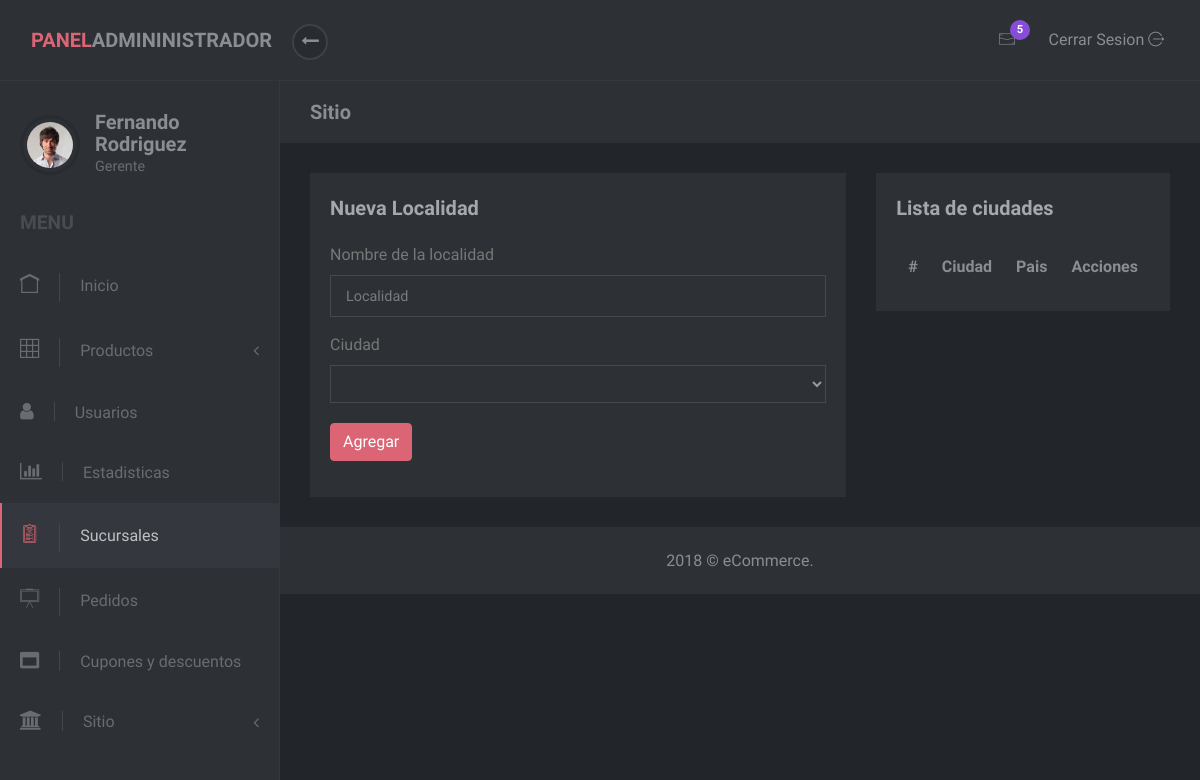
The page /admin/locations.php on the database as committed earlier.
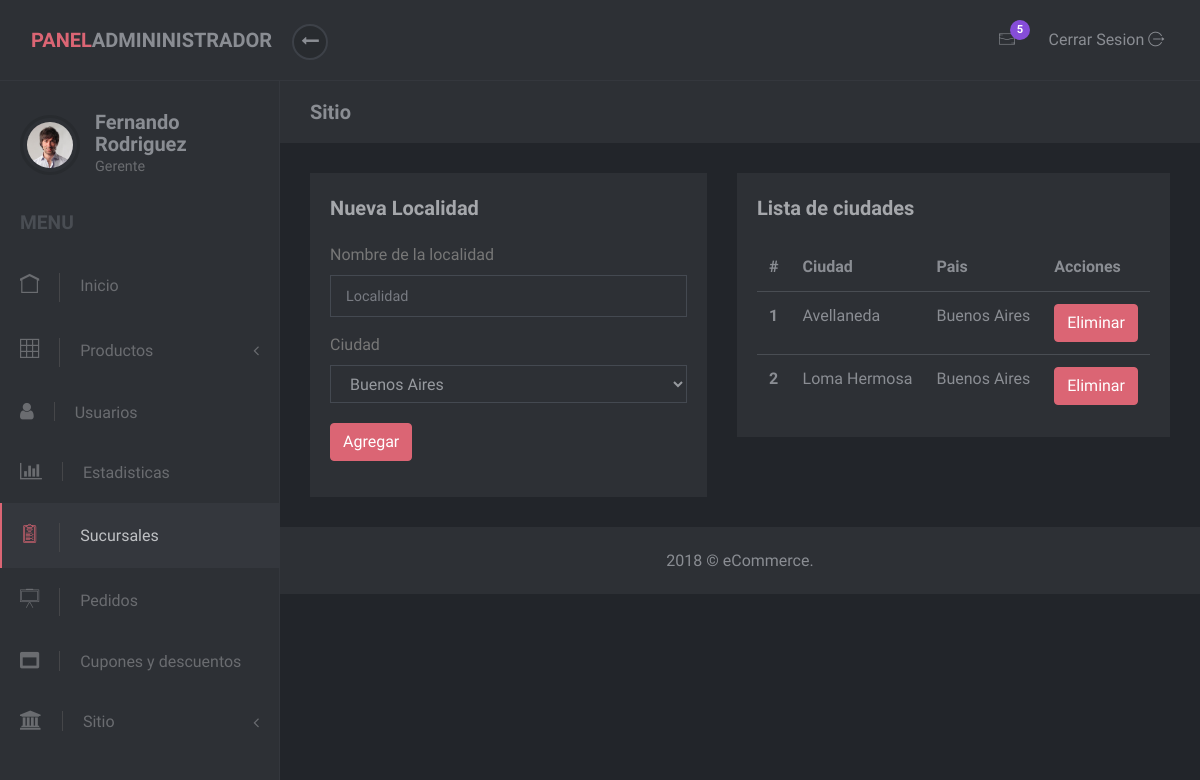
The same page on the database as committed later.
### tables this page shows
CREATE TABLE `location` (
  `idLocation` int(11) NOT NULL,
  `idCity` int(11) NOT NULL,
  `name` varchar(255) NOT NULL
);

CREATE TABLE `city` (
  `idCity` int(11) NOT NULL,
  `idCountry` int(11) NOT NULL,
  `name` varchar(255) NOT NULL
);

### php/city.php (called while the page is built, shortened)
<?php
class City
{
    function findCityById($id)
    {
        $db = Database::getInstance();
        $mysqli = $db->getConnection();
        $sqlProcedure = "SELECT * FROM city WHERE idCity='$id' LIMIT 1";
        if($result = $mysqli->query($sqlProcedure))
        {
            if(mysqli_num_rows($result) > 0)
            {
                $row = $result->fetch_array(MYSQLI_ASSOC);
                $this->name = $row["name"];
            }
        }else{
            new LogFiles(__FUNCTION__,"No puede devolver la ciudad");
            header(ERROR_404);
        }
    }
    function getListOfCities()
    {
        $db = Database::getInstance();
        $mysqli = $db->getConnection();
        $sqlProcedure = "SELECT * FROM city";
        if($result = $mysqli->query($sqlProcedure))
        {
                $listaCities = array();
                while ($row = $result->fetch_assoc())
                {
                    $listaCities[] = $row;
                }
                return $listaCities;
        }else{
            new LogFiles(__FUNCTION__,"No puede devolver todos las ciudades");
            header(ERROR_404);
        }
        return null;
    }
}
?>

### admin/requestsAdmin.php (called while the page is built, shortened)
<?php
include_once(dirname(__FILE__) . "/.." . "/php/city.php");
include_once(dirname(__FILE__) . "/.." . "/php/location.php");
function cityListar()
{
    $city = new City();
    return $city->getListOfCities();
}
function locationListar()
{
    $location = new Location();
    return $location->getListOfLocations();
}
?>

### php/location.php (called while the page is built, shortened)
<?php
class Location
{
    function getListOfLocations()
    {
        $db = Database::getInstance();
        $mysqli = $db->getConnection();
        $sqlProcedure = "SELECT * FROM location";
        if($result = $mysqli->query($sqlProcedure))
        {
                $listaLocations = array();
                while ($row = $result->fetch_assoc())
                {
                    $listaLocations[] = $row;
                }
                return $listaLocations;
        }else{
            new LogFiles(__FUNCTION__,"No puede devolver todos las localidades");
            header(ERROR_404);
        }
        return null;
    }
}
?>

### admin/locations.php (the view, shortened to what the changed rows need)
<?php
   include(dirname(__FILE__) . "/requestsAdmin.php");
?>
<!DOCTYPE html>
<html>
   <head>
      <link rel="stylesheet" href="vendor/bootstrap/css/bootstrap.min.css">
      <link rel="stylesheet" href="vendor/font-awesome/css/font-awesome.min.css">
      <link rel="stylesheet" href="css/font.css">
      <link rel="stylesheet" href="css/style.pink.css" id="theme-stylesheet">
      <link rel="stylesheet" href="css/custom.css">
   </head>
   <body>
      <div class="d-flex align-items-stretch">
         <nav id="sidebar">
            <div class="sidebar-header d-flex align-items-center">
               <div class="title">
                  <h1 class="h5">Fernando Rodriguez</h1>
               </div>
            </div>
         </nav>
         <div class="page-content">
            <div class="page-header">
               <div class="container-fluid">
                  <h2 class="h5 no-margin-bottom">Sitio</h2>
               </div>
            </div>
            <section class="no-padding-top no-padding-bottom">
               <div class="container-fluid">
                  <div class="row">
                     <div class="col">
                        <div class="block">
                           <div class="block-body">
                              <div class="form-group">
                              <label class="form-control-label">Ciudad</label>
                                 <select class="form-control" id="codigoCity">
                                <?php
                                    $ciudades = cityListar();
                                    foreach ($ciudades as $ciudad)
                                    {
                                ?>
                                 <option value="<?php echo $ciudad["idCity"];?>"><?php echo $ciudad["name"]; ?></option>
                                    <?php } ?>
                                 </select>
                              </div>
                           </div>
                        </div>
                     </div>
                     <div id="table-locations">
                        <div class="col">
                           <div class="block margin-bottom-sm">
                              <table class="table">
                                 <thead>
                                    <tr>
                                       <th>#</th>
                                       <th>Ciudad</th>
                                       <th>Pais</th>
                                       <th>Acciones</th>
                                 </thead>
                                 <tbody>
                                    <?php
                                       $localidades = locationListar();
                                       $count = 1;
                                       foreach ($localidades as $localidad)
                                       {
                                    ?>
                                    <tr>
                                       <th scope="row"><?php echo $count; ?></th>
                                       <td>
                                       <div contentEditable='true' class='edit-location' id='name_<?php echo $localidad["idLocation"]; ?>'><?php echo $localidad["name"]; ?></div>
                                       </td>
                                       <td>
                                          <?php
                                          $ciudad = new City();
                                          $ciudad->findCityById($localidad["idCity"]);
                                          echo $ciudad->name;
                                          ?>
                                       </td>
                                       <td><input type="submit" value="Eliminar" onclick="eliminarLocation(<?php echo $localidad["idLocation"]; ?>)" class="btn btn-primary"></td>
                                    </tr>
                                    <?php
                                       $count++;
                                       }
                                    ?>
                                 </tbody>
                              </table>
                           </div>
                        </div>
                     </div>
                  </div>
               </div>
            </section>
         </div>
      </div>
   </body>
</html>

Rows that differ between the two databases and show on the page:
added location: name "Avellaneda", idCity.name "Buenos Aires"
added location: name "Loma Hermosa", idCity.name "Buenos Aires"
Other text that changed with them:
form field value: (not shown) → "Buenos Aires"
